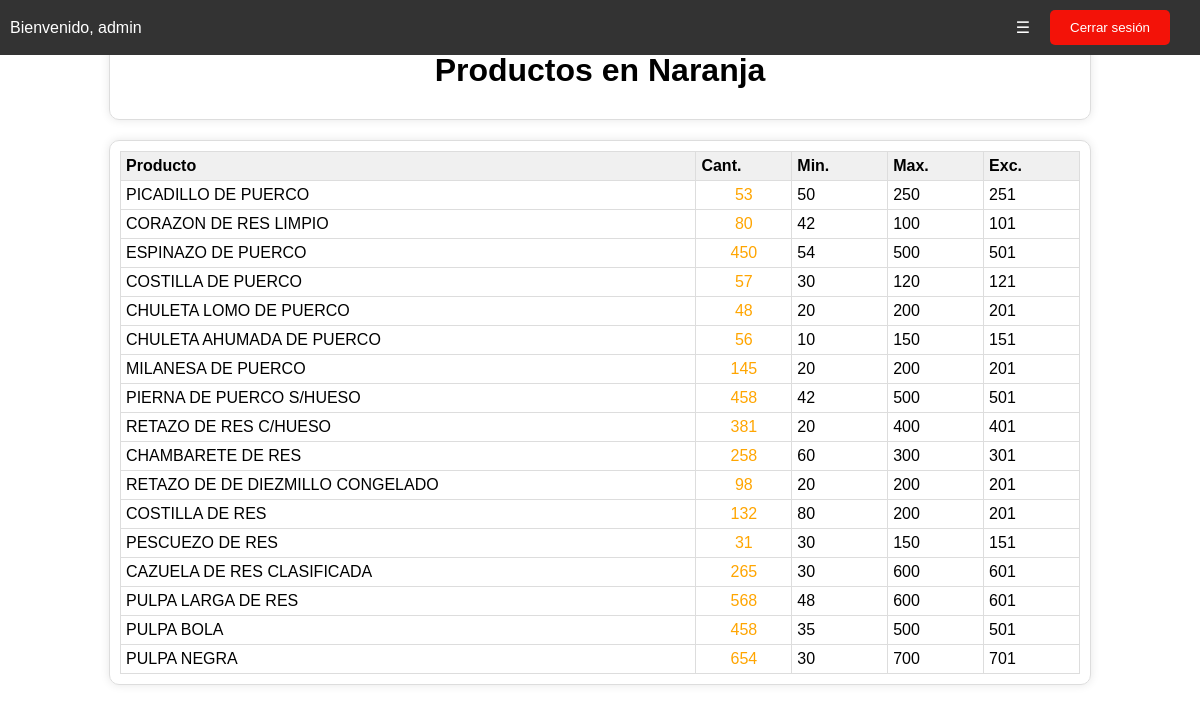
The app's page /adm_naranja.php (signed in) with its own data.
### tables this page shows
CREATE TABLE `add_product` (
  `id` int(11) NOT NULL,
  `codigo` varchar(50) NOT NULL,
  `nombre` varchar(255) NOT NULL,
  `descripcion` text NOT NULL,
  `variante` varchar(100) NOT NULL,
  `cantidad` int(11) NOT NULL,
  `unidad_medida` enum('pieza','kilo') NOT NULL DEFAULT 'pieza',
  `cantidad_minima` int(11) DEFAULT NULL,
  `cantidad_maxima` int(11) DEFAULT NULL,
  `excedente` int(11) DEFAULT NULL
);

### adm_naranja.php (the view, shortened to what this page needs)
<?php
$servername = "localhost";
$username = "root";
$password = "";
$dbname = "carnesley";
$conn = new mysqli($servername, $username, $password, $dbname);
$query = "SELECT * FROM add_product WHERE cantidad > cantidad_minima AND cantidad <= cantidad_maxima";
$result = $conn->query($query);
?>
<!DOCTYPE html>
<html>
<head>
    <link rel="stylesheet" href="style.css">
</head>
<body>
    <div class="nav-bar">
        <ul>
            <li style="margin-right: auto;">Bienvenido, <?php echo $_SESSION['username']; ?></li>
            <li><a href="#" class="menu-btn">&#9776;</a>
            </li>
            <li><button class="logout-btn" id="logout-btn">Cerrar sesión</button></li>
        </ul>
    </div>
    <div class="container">
        <h1 style="text-align: center; margin-bottom: 20px; width: 100%;">Productos en Naranja</h1>
    </div>
    <div class="container">
        <table id="productos-table" style="width: 100%; border-collapse: collapse;">
            <tr>
                <th style="width: 60%;">Producto</th>
                <th style="width: 10%;">Cant.</th>
                <th style="width: 10%;">Min.</th>
                <th style="width: 10%;">Max.</th>
                <th style="width: 10%;">Exc.</th>
            </tr>
            <?php while ($row = $result->fetch_assoc()) { ?>
                <tr>
                    <td style="word-wrap: break-word; width: 60%;"><?php echo $row['nombre']; ?></td>
                    <td style="text-align: center; width: 10%; color: orange;"><?php echo $row['cantidad']; ?></td>
                    <td style="width: 10%;"><?php echo $row['cantidad_minima']; ?></td>
                    <td style="width: 10%;"><?php echo $row['cantidad_maxima']; ?></td>
                    <td style="width: 10%;"><?php echo $row['excedente']; ?></td>
                </tr>
            <?php } ?>
        </table>
    </div>
</body>
</html>

### style.css (style rules this page uses)
body { font-family: Arial, sans-serif; margin: 0; padding: 0; }
.nav-bar { position: fixed !important; top: 0; left: 0; width: 100%; background-color: #333; color: #fff; padding: 10px; text-align: right; z-index: 1000; box-sizing: border-box; }
.nav-bar ul { list-style: none; margin: 0; padding: 0; display: flex; justify-content: space-between; align-items: center; }
.nav-bar ul li { margin-right: 20px; position: relative; }
.nav-bar a { color: #fff; text-decoration: none; }
.logout-btn { background-color: #f31208; color: #fff; padding: 10px 20px; border: none; border-radius: 5px; cursor: pointer; }
.container { width: 80%; margin: 80px auto 40px auto; display: flex; justify-content: space-between; }

### adm_naranja.php (style rules this page uses)
.container { width: 80%; margin: 20px auto; padding: 10px; border: 1px solid #ddd; border-radius: 10px; box-shadow: 0 0 10px rgba(0, 0, 0, 0.1); }
table { width: 100%; border-collapse: collapse; }
th, td { border: 1px solid #ddd; padding: 5px; text-align: left; }
th { background-color: #f0f0f0; }

### records on screen
add_product: nombre "PICADILLO DE PUERCO", cantidad "53", cantidad_minima "50", cantidad_maxima "250", excedente "251"
add_product: nombre "CORAZON DE RES LIMPIO", cantidad "80", cantidad_minima "42", cantidad_maxima "100", excedente "101"
add_product: nombre "ESPINAZO DE PUERCO", cantidad "450", cantidad_minima "54", cantidad_maxima "500", excedente "501"
add_product: nombre "COSTILLA DE PUERCO", cantidad "57", cantidad_minima "30", cantidad_maxima "120", excedente "121"
add_product: nombre "CHULETA LOMO DE PUERCO", cantidad "48", cantidad_minima "20", cantidad_maxima "200", excedente "201"
add_product: nombre "CHULETA AHUMADA DE PUERCO", cantidad "56", cantidad_minima "10", cantidad_maxima "150", excedente "151"
add_product: nombre "MILANESA DE PUERCO", cantidad "145", cantidad_minima "20", cantidad_maxima "200", excedente "201"
add_product: nombre "PIERNA DE PUERCO S/HUESO", cantidad "458", cantidad_minima "42", cantidad_maxima "500", excedente "501"
add_product: nombre "RETAZO DE RES C/HUESO", cantidad "381", cantidad_minima "20", cantidad_maxima "400", excedente "401"
add_product: nombre "CHAMBARETE DE RES", cantidad "258", cantidad_minima "60", cantidad_maxima "300", excedente "301"
add_product: nombre "RETAZO DE DE DIEZMILLO CONGELADO", cantidad "98", cantidad_minima "20", cantidad_maxima "200", excedente "201"
add_product: nombre "COSTILLA DE RES", cantidad "132", cantidad_minima "80", cantidad_maxima "200", excedente "201"
add_product: nombre "PESCUEZO DE RES", cantidad "31", cantidad_minima "30", cantidad_maxima "150", excedente "151"
add_product: nombre "CAZUELA DE RES CLASIFICADA", cantidad "265", cantidad_minima "30", cantidad_maxima "600", excedente "601"
add_product: nombre "PULPA LARGA DE RES", cantidad "568", cantidad_minima "48", cantidad_maxima "600", excedente "601"
add_product: nombre "PULPA BOLA", cantidad "458", cantidad_minima "35", cantidad_maxima "500", excedente "501"
add_product: nombre "PULPA NEGRA", cantidad "654", cantidad_minima "30", cantidad_maxima "700", excedente "701"

### other values on screen
$_SESSION['username'] "admin"
